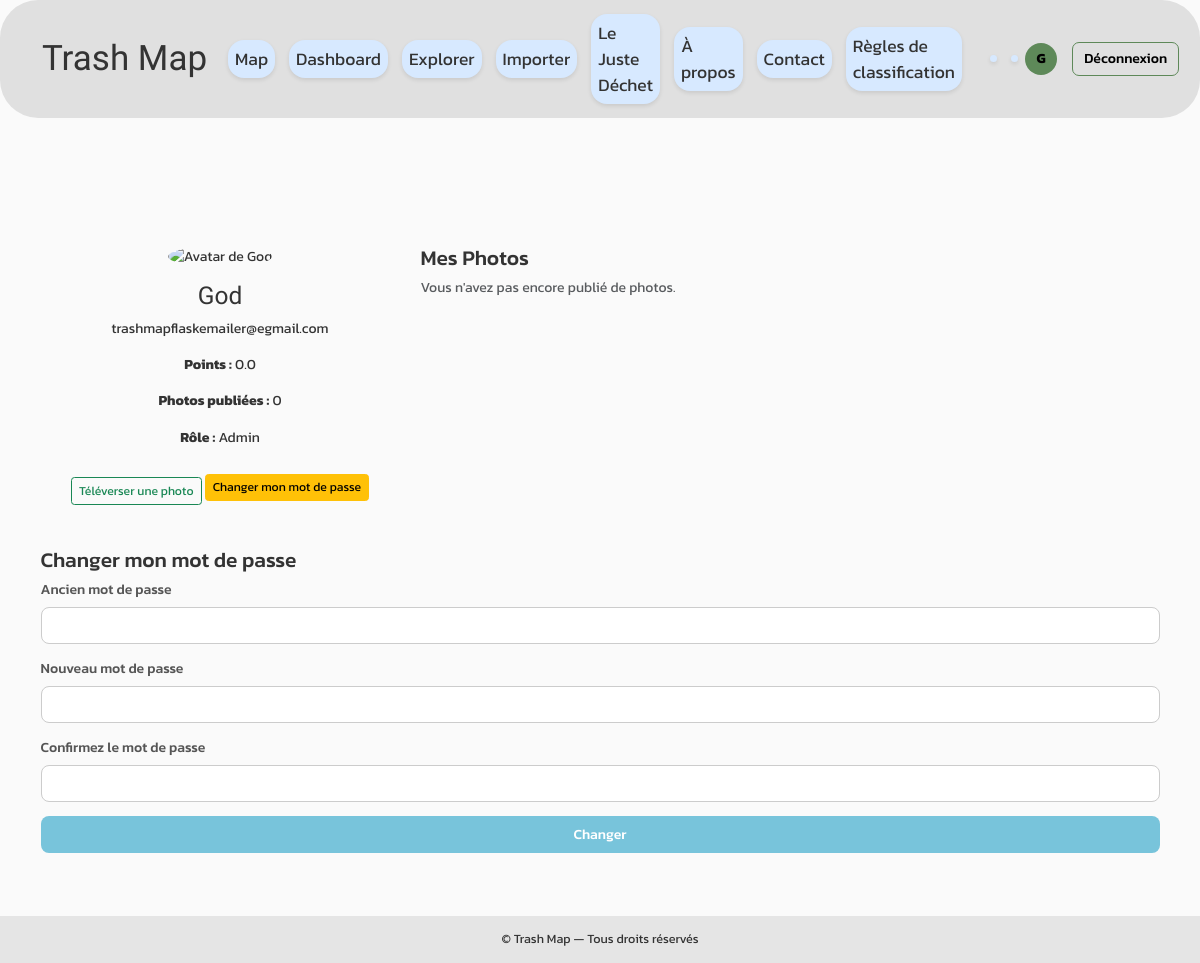
The app's page /profile/ (signed in) with its own data.
### app/models.py (models this page shows, shortened)
class User (db.Model, UserMixin):
    __tablename__ = 'Users'
    id                 = db.Column(db.Integer, primary_key=True, autoincrement=True)
    username           = db.Column(db.String(64), unique=True, nullable=False)
    email              = db.Column(db.String(120), unique=True, nullable=False)
    password           = db.Column(db.String(128), nullable=False)
    nb_pic             = db.Column(db.Integer, default=0)
    role               = db.Column(db.String(200), nullable=False, default='user')
    points             = db.Column(db.Integer, default=0)
    created_at         = db.Column(db.DateTime, nullable=False, default=db.func.current_timestamp())

### app/routes.py (the view, shortened to what this page needs)
@profile_bp.route('/', methods=['GET', 'POST'])
@login_required
def view():
    pwd_form    = ChangePasswordForm(prefix='pwd')
    avatar_form = UploadAvatarForm(prefix='avatar')
    images = Image.query.filter_by(username=current_user.username).all()
    points = current_user.points
    return render_template(
        'profile.html',
        images=images,
        pwd_form=pwd_form,
        avatar_form=avatar_form,
        points=points
    )

### app/forms.py
class ChangePasswordForm(FlaskForm):
    old_password = PasswordField(
        'Ancien mot de passe',
        validators=[DataRequired(message="Veuillez renseigner votre mot de passe actuel.")]
    )
    new_password = PasswordField(
        'Nouveau mot de passe',
        validators=[
            DataRequired(message="Le nouveau mot de passe ne peut pas être vide."),
            EqualTo('confirm', message='Les mots de passe doivent correspondre.')
        ]
    )
    confirm = PasswordField(
        'Confirmez le mot de passe',
        validators=[DataRequired(message="Veuillez confirmer votre nouveau mot de passe.")]
    )
    submit_pwd = SubmitField('Changer le mot de passe')

class UploadAvatarForm(FlaskForm):
    avatar = FileField(
        'Nouvel avatar',
        validators=[
            FileRequired(message="Vous devez sélectionner une image."),
            FileAllowed(['jpg', 'jpeg', 'png', 'gif', 'webp'], 'Seules les images sont autorisées !')
        ],
        render_kw={'accept': 'image/jpeg,image/png,image/gif,image/webp'}
    )
    submit_avatar = SubmitField('Uploader')  # ← ajoutez cette ligne

### app/templates/profile.html (shortened to what this page needs)
{% extends "base.html" %}
{% block content %}
<div class="container mt-5">
  <div class="row">
    <div class="col-md-4 text-center">
      <img
        src="{{ current_user.profile_image_url or url_for('static', filename='uploads/default.png') }}"
        alt="{{ _('Avatar de %(username)s', username=current_user.username) }}"
        class="rounded-circle"
        width="150"
        height="150"
      >
      <h3 class="mt-3">{{ current_user.username }}</h3>
      <p>{{ current_user.email }}</p>
      <p><strong>{{ _('Points') }} :</strong> {{ current_user.points }}</p>
      <p><strong>{{ _('Photos publiées') }} :</strong> {{ images|length }}</p>
      <p><strong>{{ _('Rôle') }} :</strong> {{ _(current_user.role.capitalize()) }}</p>
      <a
        href="{{ url_for('main.upload') }}"
        class="btn btn-sm btn-outline-success mt-3"
      >
        {{ _('Téléverser une photo') }}
      </a>
      <a
        href="{{ url_for('profile.view') }}#change-pwd"
        class="btn btn-sm btn-warning mt-2"
      >
        {{ _('Changer mon mot de passe') }}
      </a>
    </div>
    <div class="col-md-8">
      <h4>{{ _('Mes Photos') }}</h4>
      <div class="row">
        {% for image in images %}
          <div class="col-sm-6 col-lg-4 mb-4">
            <div class="card">
              <img
                src="{{ url_for('static', filename='uploads/' ~ image.file_path) }}"
                class="card-img-top"
                alt="{{ image.label or _('Photo %(num)s', num=loop.index) }}"
              >
              <div class="card-body">
                {% if image.label %}
                  <h5 class="card-title">{{ image.label }}</h5>
                {% endif %}
                <p class="card-text">
                  {{ _('Publié le %(date)s', date=image.upload_date.strftime('%d/%m/%Y')) }}
                </p>
              </div>
            </div>
          </div>
        {% else %}
          <p class="text-muted">{{ _("Vous n'avez pas encore publié de photos.") }}</p>
        {% endfor %}
      </div>
    </div>
  </div>
  <div id="change-pwd" class="mt-5">
    <h4>{{ _('Changer mon mot de passe') }}</h4>
    <form method="post" action="{{ url_for('profile.view') }}#change-pwd">
      <div class="mb-3">
        {{ pwd_form.old_password.label(class="form-label") }}
        {{ pwd_form.old_password(class="form-control") }}
      </div>
      <div class="mb-3">
        {{ pwd_form.new_password.label(class="form-label") }}
        {{ pwd_form.new_password(class="form-control") }}
      </div>
      <div class="mb-3">
        {{ pwd_form.confirm.label(class="form-label") }}
        {{ pwd_form.confirm(class="form-control") }}
      </div>
      <div class="d-grid">
        {{ pwd_form.submit_pwd(class="btn btn-primary", value=_('Changer')) }}
      </div>
    </form>
  </div>
</div>
{% endblock %}

### app/templates/base.html (shortened to what this page needs)
<!DOCTYPE html>
<html lang="{{ current_locale }}">
<head>
  <link
    href="https://cdn.jsdelivr.net/npm/bootstrap@5.3.2/dist/css/bootstrap.min.css"
    rel="stylesheet"
  />
  <link rel="stylesheet" href="https://unpkg.com/leaflet/dist/leaflet.css" />
  <link
    rel="stylesheet"
    href="https://cdn.jsdelivr.net/gh/lipis/flag-icons@7.3.2/css/flag-icons.min.css"
  />
  <link href="{{ url_for('static', filename='css/main.css') }}" rel="stylesheet" />
</head>
<body class="d-flex flex-column min-vh-100">
  <nav class="navbar navbar-expand-lg custom-navbar fixed-top">
    <div class="container-fluid">
      <a class="navbar-brand" href="{{ url_for('main.show_map') }}">
        {{ _('Trash Map') }}
      </a>
      <div class="collapse navbar-collapse justify-content-between" id="topNav">
        <ul class="navbar-nav me-auto mb-2 mb-lg-0 flex-column flex-lg-row">
          <li class="nav-item">
            <a class="nav-link" href="{{ url_for('main.show_map') }}">{{ _('Map') }}</a>
          </li>
          <li class="nav-item">
            <a class="nav-link" href="{{ url_for('main.dashboard') }}">{{ _('Dashboard') }}</a>
          </li>
          <li class="nav-item">
            <a class="nav-link" href="{{ url_for('main.explorer') }}">{{ _('Explorer') }}</a>
          </li>
          <li class="nav-item">
            <a class="nav-link" href="{{ url_for('main.upload') }}">{{ _('Importer') }}</a>
          </li>
          <li class="nav-item">
            <a class="nav-link" href="{{ url_for('main.quizz') }}">{{ _('Le Juste Déchet') }}</a>
          </li>
          <li class="nav-item">
            <a class="nav-link" href="{{ url_for('main.about') }}">{{ _('À propos') }}</a>
          </li>
          <li class="nav-item">
            <a class="nav-link" href="{{ url_for('main.contact') }}">{{ _('Contact') }}</a>
          </li>
          {% if current_user.is_authenticated and current_user.role== 'admin' %}
            <li class="nav-item"><a class="nav-link" href="{{ url_for('main.classification_rules') }}">Règles de classification</a></li>
          {% endif %}
        </ul>
        <div class="auth-box d-flex align-items-center ms-auto">
          <ul class="navbar-nav ms-3 d-flex flex-row align-items-center">
            <li class="nav-item">
              <a class="nav-link p-1" href="{{ request.path }}?lang=fr" title="Français">
              </a>
            </li>
            <li class="nav-item">
              <a class="nav-link p-1" href="{{ request.path }}?lang=en" title="English">
              </a>
            </li>
          </ul>
          {% if current_user.is_authenticated %}
            <a href="{{ url_for('profile.view') }}" class="nav-avatar me-2">
              <span class="avatar-circle">{{ current_user.username[0]|upper }}</span>
            </a>
            <a href="{{ url_for('main.logout') }}" class="btn btn-outline-light">
              {{ _('Déconnexion') }}
            </a>
          {% endif %}
        </div>
      </div>
    </div>
  </nav>
  <div class="container-fluid flex-fill pt-5 pb-5">
    <div class="row h-100">
      <main class="col-12 px-4 py-4 overflow-auto">
        {% block content %}{% endblock %}
      </main>
    </div>
  </div>
  <footer class="footer text-center py-3 mt-auto">
    &copy; {{ current_year }} {{ _('Trash Map — Tous droits réservés') }}
  </footer>
</body>
</html>

### app/static/css/main.css (style rules this page uses)
html, body { height: 100%; margin: 0; padding-top: 70px; font-family: 'Kanit', sans-serif; font-size: 14px; background: #fafafa; color: #333; display: flex; flex-direction: column; }
.flex-fill { flex: 1; }
.custom-navbar, .custom-navbar .container-fluid { padding: 0.5rem 1.5rem; }
.custom-navbar { background: #e0e0e0; border-radius: 38px; }
.custom-navbar .navbar-brand { font-family: 'Micro 5', monospace; font-size: 2.5rem; color: #333; }
.custom-navbar .navbar-nav { display: flex; flex-direction: row; align-items: center; }
.custom-navbar .nav-link { margin: 0 0.5rem; padding: 0.4rem 1rem; background: #ffffff; border-radius: 16px; box-shadow: 0 2px 4px rgba(0,0,0,0.1); font-size: 1.25rem; color: #333; transition: all 0.2s; }
.custom-navbar .nav-link:nth-child(1) { background: #d7e9ff; }
.auth-box .btn { border-radius: 0.5rem; font-weight: 500; padding: 0.4rem 0.8rem; width: auto; transition: background-color 0.2s ease, transform 0.2s ease; }
.form-label { font-weight: 500; color: #555; }
.form-control { border-radius: 8px; border: 1px solid #ccc; padding: 0.5rem; transition: border-color 0.2s; }
.btn-primary { background: #78c4db; border: none; font-weight: 500; border-radius: 8px; padding: 0.6rem; transition: background-color 0.2s, transform 0.2s; }
main { flex: 1; padding: 1rem; }
h1, h2, h3, .display-5 { font-family: 'Micro 5', monospace; color: #333; }
p { line-height: 1.6; margin-bottom: 1rem; }
footer { background: #e0e0e0cb; text-align: center; padding: 1rem 0; font-size: 0.9rem; margin-top: auto; }
.btn-outline-light { color: #000000; border-color: #5e8959; }
.nav-avatar { text-decoration: none; }
.avatar-circle { display: inline-flex; align-items: center; justify-content: center; width: 36px; height: 36px; border-radius: 50%; background-color: #e0e0e0; color: #333333; font-size: 1rem; font-weight: bold; text-transform: uppercase; user-select: none; cursor: default; }
.avatar-circle { display: inline-flex; align-items: center; justify-content: center; width: 32px; height: 32px; margin-right: 8px; background-color: #5e8959; color: rgb(0, 0, 0); font-weight: bold; border-radius: 50%; text-transform: uppercase; }

### records on screen
User: username "G", username "God", email "trashmapflaskemailer@egmail.com", points "0.0"

### other values on screen
{{ images|length }} "0"
{{ pwd_form.old_password.label(class="form-label") }} "Ancien mot de passe"
{{ pwd_form.new_password.label(class="form-label") }} "Nouveau mot de passe"
{{ pwd_form.confirm.label(class="form-label") }} "Confirmez le mot de passe"
